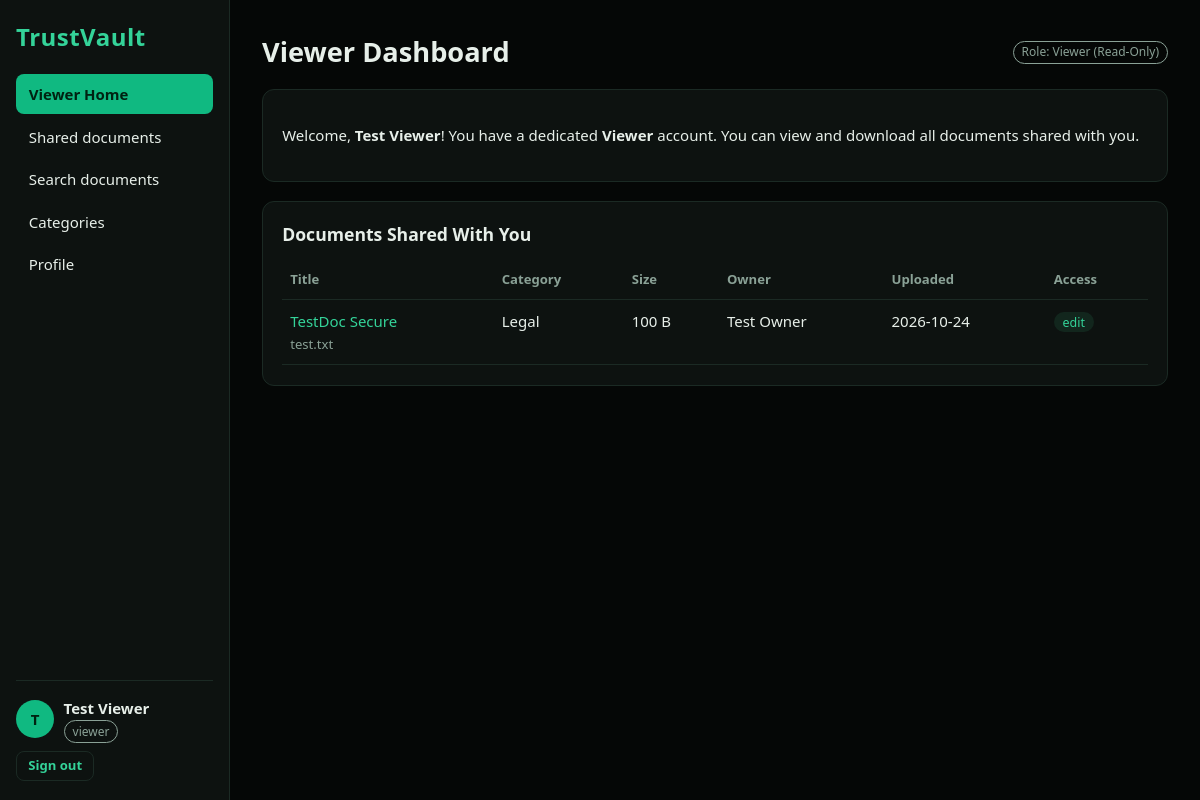
/viewer (signed in), run on the app's committed database.
### tables this page shows
CREATE TABLE users(
  id INTEGER PRIMARY KEY AUTOINCREMENT, name TEXT NOT NULL, email TEXT NOT NULL UNIQUE,
  password TEXT NOT NULL, role TEXT NOT NULL DEFAULT 'owner', avatar TEXT, created_at TEXT NOT NULL);

CREATE TABLE documents(
  id INTEGER PRIMARY KEY AUTOINCREMENT, title TEXT NOT NULL, filename TEXT NOT NULL,
  stored_name TEXT NOT NULL, category TEXT NOT NULL, size INTEGER NOT NULL DEFAULT 0,
  owner_id INTEGER NOT NULL, created_at TEXT NOT NULL, updated_at TEXT NOT NULL);

CREATE TABLE shares(
  id INTEGER PRIMARY KEY AUTOINCREMENT, doc_id INTEGER NOT NULL, user_id INTEGER NOT NULL,
  permission TEXT NOT NULL DEFAULT 'read', granted_at TEXT NOT NULL, UNIQUE(doc_id, user_id));

### TrustVault/app/__init__.py (the view)
@app.route("/viewer")
@roles_required("viewer")
def viewer_home():
    shared = many("SELECT d.*, u.name AS owner_name, s.permission FROM documents d JOIN shares s ON s.doc_id=d.id "
                  "JOIN users u ON u.id=d.owner_id WHERE s.user_id=? ORDER BY d.id DESC", (g.user["id"],))
    return render_template("viewer.html", shared=shared)

### TrustVault/app/__init__.py (called while the page is built)
def db():
    if "db" not in g:
        g.db = sqlite3.connect(DB_PATH)
        g.db.row_factory = sqlite3.Row
    return g.db

def one(sql, args=()):
    return db().execute(sql, args).fetchone()

def many(sql, args=()):
    return db().execute(sql, args).fetchall()

def csrf():
    if "csrf" not in session:
        session["csrf"] = secrets.token_hex(16)
    return session["csrf"]

@app.context_processor
def inject():
    return dict(csrf=csrf, CATEGORIES=CATEGORIES)

@app.template_filter("filesize")
def filesize(n):
    n = float(n or 0)
    for unit in ("B", "KB", "MB"):
        if n < 1024:
            return f"{n:.0f} {unit}" if unit == "B" else f"{n:.1f} {unit}"
        n /= 1024
    return f"{n:.1f} GB"

@app.before_request
def load_user():
    g.user = None
    if session.get("uid"):
        g.user = one("SELECT * FROM users WHERE id=?", (session["uid"],))
        if not g.user:
            session.clear()
    if request.method == "POST":
        if not secrets.compare_digest(request.form.get("_csrf", ""), session.get("csrf", "")):
            abort(400, "Invalid form token. Reload the page and try again.")

def login_required(f):
    @functools.wraps(f)
    def w(*a, **k):
        if not g.user:
            return redirect(url_for("login"))
        return f(*a, **k)
    return w

def roles_required(*roles):
    def deco(f):
        @functools.wraps(f)
        @login_required
        def w(*a, **k):
            if g.user["role"] not in roles:
                abort(403, "Your role does not have access to this page.")
            return f(*a, **k)
        return w
    return deco

### TrustVault/app/templates/viewer.html (shortened to what this page needs)
{% extends "base.html" %}
{% block content %}
<div class="head">
  <h1>Viewer Dashboard</h1>
  <span class="role viewer">Role: Viewer (Read-Only)</span>
</div>
<div class="card">
  <p>Welcome, <strong>{{ g.user.name }}</strong>! You have a dedicated <strong>Viewer</strong> account. You can view and download all documents shared with you.</p>
</div>
<div class="card">
  <h2>Documents Shared With You</h2>
  {% with rows=shared, perm=true, empty="No documents have been shared with your viewer account yet." %}
    {% include "_table.html" %}
  {% endwith %}
</div>
{% endblock %}

### TrustVault/app/templates/base.html (shortened to what this page needs)
<!doctype html>
<html lang="en">
<head>
<link rel="stylesheet" href="{{ url_for('static', filename='style.css') }}">
</head>
<body>
{% if g.user %}
{% set ep = request.endpoint %}
<aside class="side">
  <div class="brand big">TrustVault</div>
  <nav>
    {% if g.user.role == 'admin' %}
    <a href="{{ url_for('admin_home') }}" class="{{ 'on' if ep=='admin_home' }}">Admin Home</a>
    <a href="{{ url_for('dashboard') }}" class="{{ 'on' if ep=='dashboard' }}">Dashboard</a>
    {% elif g.user.role == 'owner' %}
    <a href="{{ url_for('owner_home') }}" class="{{ 'on' if ep=='owner_home' }}">Owner Home</a>
    {% elif g.user.role == 'viewer' %}
    <a href="{{ url_for('viewer_home') }}" class="{{ 'on' if ep=='viewer_home' }}">Viewer Home</a>
    {% endif %}
    {% if g.user.role != 'viewer' %}
    <a href="{{ url_for('documents') }}" class="{{ 'on' if ep in ('documents','doc') }}">My documents</a>
    {% else %}
    <a href="{{ url_for('documents') }}" class="{{ 'on' if ep in ('documents','doc') }}">Shared documents</a>
    {% endif %}
    <a href="{{ url_for('search') }}" class="{{ 'on' if ep=='search' }}">Search documents</a>
    <a href="{{ url_for('categories') }}" class="{{ 'on' if ep=='categories' }}">Categories</a>
    <a href="{{ url_for('profile') }}" class="{{ 'on' if ep=='profile' }}">Profile</a>
  </nav>
  <div class="me">
    {% if g.user.avatar %}<img class="av" src="{{ url_for('avatar', name=g.user.avatar) }}" alt="">{% else %}<span class="av">{{ g.user.name[:1]|upper }}</span>{% endif %}
    <div><strong>{{ g.user.name }}</strong><br><span class="role {{ g.user.role }}">{{ g.user.role }}</span></div>
    <form method="post" action="{{ url_for('logout') }}"><input type="hidden" name="_csrf" value="{{ csrf() }}"><button class="ghost sm">Sign out</button></form>
  </div>
</aside>
{% endif %}
<main class="{{ 'main' if g.user else 'auth' }}">
  {% block content %}{% endblock %}
</main>
</body>
</html>

### TrustVault/app/templates/_table.html
<div class="tablewrap"><table>
  <tr><th>Title</th><th>Category</th><th>Size</th><th>Owner</th><th>Uploaded</th>{% if perm %}<th>Access</th>{% endif %}</tr>
  {% for d in rows %}
  <tr><td><a href="{{ url_for('doc', doc_id=d.id) }}">{{ d.title }}</a><br><span class="muted sm">{{ d.filename }}</span></td>
  <td>{{ d.category }}</td><td>{{ d.size|filesize }}</td><td>{{ d.owner_name }}</td><td>{{ d.created_at[:10] }}</td>
  {% if perm %}<td><span class="tag">{{ d.permission }}</span></td>{% endif %}</tr>
  {% else %}<tr><td colspan="6" class="muted">{{ empty }}</td></tr>{% endfor %}
</table></div>

### TrustVault/app/static/style.css (style rules this page uses)
:root { --bg:#050706;--panel:#0d1210;--line:#1b2a24;--text:#e7efe9;--muted:#8aa196;--em:#10b981;--em2:#34d399;--red:#ef4444;--amber:#f59e0b }
* { box-sizing:border-box }
body { margin:0;background:var(--bg);color:var(--text);font:15px/1.5 "Segoe UI",system-ui,-apple-system,Roboto,sans-serif }
a { color:var(--em2);text-decoration:none }
h1 { font-size:1.7rem;margin:0 0 1rem }
h2 { font-size:1.1rem;margin:0 0 .8rem }
.muted { color:var(--muted) }
.sm { font-size:.82rem }
.brand { font-weight:700;color:var(--em2);letter-spacing:.02em }
.brand.big { font-size:1.5rem }
.side { position:fixed;inset:0 auto 0 0;width:230px;background:var(--panel);border-right:1px solid var(--line);padding:1.2rem 1rem;display:flex;flex-direction:column;gap:1.2rem;z-index:20;overflow-y:auto }
.side nav { display:flex;flex-direction:column;gap:.15rem;flex:1 }
.side nav a { padding:.55rem .8rem;border-radius:8px;color:var(--text) }
.side nav a.on { background:var(--em);color:#021;font-weight:600 }
.me { display:flex;flex-wrap:wrap;gap:.6rem;align-items:center;border-top:1px solid var(--line);padding-top:1rem }
.av { width:38px;height:38px;border-radius:50%;object-fit:cover;background:var(--em);color:#021;display:inline-flex;align-items:center;justify-content:center;font-weight:700 }
.role { font-size:.75rem;padding:.1rem .5rem;border-radius:99px;border:1px solid var(--em);color:var(--em2) }
.role.viewer { border-color:var(--muted);color:var(--muted) }
.main { margin-left:230px;padding:2rem;max-width:1100px }
.card { background:var(--panel);border:1px solid var(--line);border-radius:12px;padding:1.2rem;margin-bottom:1.2rem }
.head { display:flex;justify-content:space-between;align-items:center;gap:1rem;flex-wrap:wrap;margin-bottom:1rem }
.head h1 { margin:0 }
.btn,button { font:inherit;cursor:pointer;border:0;border-radius:8px;padding:.6rem 1.1rem;background:var(--em);color:#021;font-weight:600;display:inline-block }
button.ghost { background:transparent;color:var(--em2);border:1px solid var(--line) }
button.sm { padding:.25rem .7rem;font-size:.82rem }
.tablewrap { overflow-x:auto }
table { width:100%;border-collapse:collapse;min-width:520px }
th,td { text-align:left;padding:.6rem .5rem;border-bottom:1px solid var(--line);vertical-align:top }
th { color:var(--muted);font-weight:600;font-size:.82rem }
.tag { background:#12261d;color:var(--em2);padding:.1rem .55rem;border-radius:99px;font-size:.78rem }

### data on the page
users: user "T", user.name "Test Viewer", user.role "viewer"
documents: title "TestDoc Secure", filename "test.txt", category "Legal", size|filesize "100 B", owner_name "Test Owner", created_at "2026-10-24", permission "edit"
